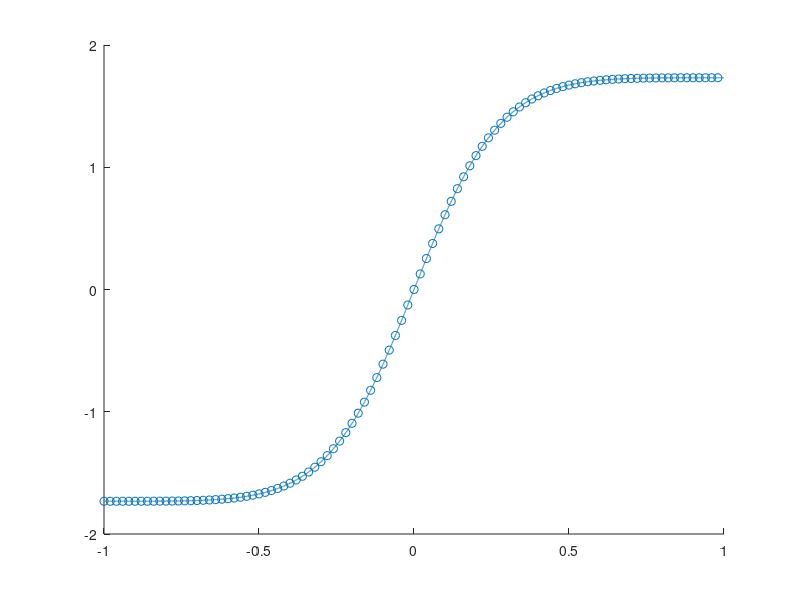

MATLAB code for this plot:
%Here I will try to obtain a fairly precise solution numerically for the 1
%particle instanton, then move to the 3,5, ...N particle case if this one
%works well :)
clear all
clc

%Heun method for the equation: 
%chi'[z] = (1/sqrt(2)) * r/(1-z^2) * (chi[z]^2 - alpha)

%number of points in the curve
N = 10000;

%constants:
alpha = 3;  eps = 10^-10;   r = 3;

%imaginary time
z_reduced = linspace(-1 + eps, 1 - eps, N);
z = linspace(0, 1, N);

%time step:
dz = z(2) - z(1);
dz2= dz/2;

%the trajectory:
chi = zeros(1, N);

%boundary conditions:
chi(1)          = 0;
%chi((N/2))      = 0;
chi(end)        = sqrt(alpha);

%0th step:
chi_temp = chi(1) + dz * (r/sqrt(2))/(1-z(1)^2) * (chi(1)^2 - alpha);  %bc the diff.eq. is divergent at Z = 1

for i = 2:N
    %the z(i) and z(i+1) prefactors:
    prefactor1 = (sqrt(2)*(1 - z(i - 1)^2)/r);
    prefactor2 = (sqrt(2)*(1 - z(i)^2)/r);
    
    %calculting the next term in the trajectory
    if i == N
        chi(i) = chi(i - 1) - (dz2 * ((prefactor1^-1 * (chi(i - 1)^2 - alpha)) ));
    else
        chi(i) = chi(i - 1) - (dz2 * ((prefactor1^-1 * (chi(i - 1)^2 - alpha)) + (prefactor2^-1 * (chi_temp^2 - alpha))));
    end
    
    %the next temporary chi value
    chi_temp = chi(i) + dz * (prefactor2^-1 * (chi(i)^2 - alpha));

end
disp('done')

%the full trajectory from Z in[0, 1] curve:
chi_full    = zeros(1, 2*N);
z_full      = linspace(-1, 1, 2*N);
for i = 1:2*N
    if i < N
        chi_full(i) = -chi(end - i + 1);
    elseif i > N
        chi_full(i) = chi(i - N);
    end    
end

%the analytical function:
chi_a = sqrt(alpha) * tanh(atanh(z_full)*sqrt(alpha/2)*r);

figure(1)
clf(figure(1))
hold on

plot(z_full, chi_full)
scatter(z_full(1:(N/50):end), chi_a(1:(N/50):end))
hold off



